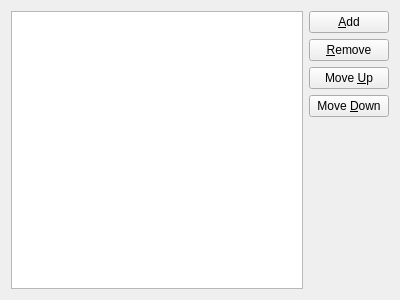
<?xml version="1.0" encoding="UTF-8"?>
<ui version="4.0">
 <class>EditListWidget</class>
 <widget class="QWidget" name="EditListWidget">
  <property name="geometry">
   <rect>
    <x>0</x>
    <y>0</y>
    <width>400</width>
    <height>300</height>
   </rect>
  </property>
  <property name="windowTitle">
   <string>Form</string>
  </property>
  <layout class="QHBoxLayout" name="horizontalLayout">
   <item>
    <widget class="QListWidget" name="listWidget">
     <property name="textElideMode">
      <enum>Qt::ElideNone</enum>
     </property>
    </widget>
   </item>
   <item>
    <layout class="QVBoxLayout" name="verticalLayout" stretch="0,0,0,0,0">
     <item>
      <widget class="QPushButton" name="addPushButton">
       <property name="text">
        <string>&amp;Add</string>
       </property>
       <property name="icon">
        <iconset theme="list-add" resource="../resources/resources.qrc">
         <normaloff>:/kde_icons/list-add.png</normaloff>:/kde_icons/list-add.png</iconset>
       </property>
      </widget>
     </item>
     <item>
      <widget class="QPushButton" name="removePushButton">
       <property name="text">
        <string>&amp;Remove</string>
       </property>
       <property name="icon">
        <iconset theme="list-remove" resource="../resources/resources.qrc">
         <normaloff>:/kde_icons/list-remove.png</normaloff>:/kde_icons/list-remove.png</iconset>
       </property>
      </widget>
     </item>
     <item>
      <widget class="QPushButton" name="moveUpPushButton">
       <property name="text">
        <string>Move &amp;Up</string>
       </property>
       <property name="icon">
        <iconset theme="arrow-up" resource="../resources/resources.qrc">
         <normaloff>:/kde_icons/arrow-up.png</normaloff>:/kde_icons/arrow-up.png</iconset>
       </property>
      </widget>
     </item>
     <item>
      <widget class="QPushButton" name="moveDownPushButton">
       <property name="text">
        <string>Move &amp;Down</string>
       </property>
       <property name="icon">
        <iconset theme="arrow-down" resource="../resources/resources.qrc">
         <normaloff>:/kde_icons/arrow-down.png</normaloff>:/kde_icons/arrow-down.png</iconset>
       </property>
      </widget>
     </item>
     <item>
      <spacer name="verticalSpacer">
       <property name="orientation">
        <enum>Qt::Vertical</enum>
       </property>
       <property name="sizeHint" stdset="0">
        <size>
         <width>20</width>
         <height>40</height>
        </size>
       </property>
      </spacer>
     </item>
    </layout>
   </item>
  </layout>
 </widget>
 <resources>
  <include location="../resources/resources.qrc"/>
 </resources>
 <connections>
  <connection>
   <sender>listWidget</sender>
   <signal>currentRowChanged(int)</signal>
   <receiver>EditListWidget</receiver>
   <slot>slotCurrentRowChanged()</slot>
   <hints>
    <hint type="sourcelabel">
     <x>96</x>
     <y>149</y>
    </hint>
    <hint type="destinationlabel">
     <x>199</x>
     <y>149</y>
    </hint>
   </hints>
  </connection>
  <connection>
   <sender>addPushButton</sender>
   <signal>clicked()</signal>
   <receiver>EditListWidget</receiver>
   <slot>slotAdd()</slot>
   <hints>
    <hint type="sourcelabel">
     <x>293</x>
     <y>30</y>
    </hint>
    <hint type="destinationlabel">
     <x>199</x>
     <y>149</y>
    </hint>
   </hints>
  </connection>
  <connection>
   <sender>removePushButton</sender>
   <signal>clicked()</signal>
   <receiver>EditListWidget</receiver>
   <slot>slotRemove()</slot>
   <hints>
    <hint type="sourcelabel">
     <x>293</x>
     <y>83</y>
    </hint>
    <hint type="destinationlabel">
     <x>199</x>
     <y>149</y>
    </hint>
   </hints>
  </connection>
  <connection>
   <sender>moveUpPushButton</sender>
   <signal>clicked()</signal>
   <receiver>EditListWidget</receiver>
   <slot>slotMoveUp()</slot>
   <hints>
    <hint type="sourcelabel">
     <x>293</x>
     <y>136</y>
    </hint>
    <hint type="destinationlabel">
     <x>199</x>
     <y>149</y>
    </hint>
   </hints>
  </connection>
  <connection>
   <sender>moveDownPushButton</sender>
   <signal>clicked()</signal>
   <receiver>EditListWidget</receiver>
   <slot>slotMoveDown()</slot>
   <hints>
    <hint type="sourcelabel">
     <x>293</x>
     <y>189</y>
    </hint>
    <hint type="destinationlabel">
     <x>199</x>
     <y>149</y>
    </hint>
   </hints>
  </connection>
 </connections>
 <slots>
  <slot>slotCurrentRowChanged()</slot>
  <slot>slotAdd()</slot>
  <slot>slotRemove()</slot>
  <slot>slotMoveUp()</slot>
  <slot>slotMoveDown()</slot>
 </slots>
</ui>
